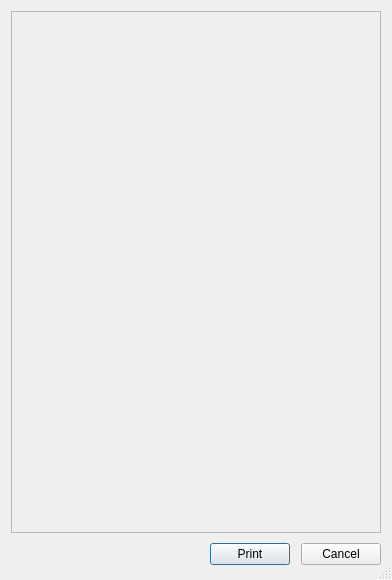
<?xml version="1.0" encoding="UTF-8"?>
<ui version="4.0">
 <class>PrintDialog</class>
 <widget class="QDialog" name="PrintDialog">
  <property name="windowModality">
   <enum>Qt::WindowModality::ApplicationModal</enum>
  </property>
  <property name="geometry">
   <rect>
    <x>0</x>
    <y>0</y>
    <width>392</width>
    <height>580</height>
   </rect>
  </property>
  <property name="windowTitle">
   <string>Print Dialog</string>
  </property>
  <property name="windowIcon">
   <iconset resource="gfx.qrc">
    <normaloff>:/icon/TextSmith2.ico</normaloff>:/icon/TextSmith2.ico</iconset>
  </property>
  <property name="sizeGripEnabled">
   <bool>true</bool>
  </property>
  <property name="modal">
   <bool>true</bool>
  </property>
  <layout class="QVBoxLayout" name="verticalLayout">
   <item>
    <widget class="QFrame" name="previewFrame">
     <property name="frameShape">
      <enum>QFrame::Shape::StyledPanel</enum>
     </property>
     <property name="frameShadow">
      <enum>QFrame::Shadow::Raised</enum>
     </property>
    </widget>
   </item>
   <item>
    <widget class="QFrame" name="frame">
     <property name="maximumSize">
      <size>
       <width>16777215</width>
       <height>30</height>
      </size>
     </property>
     <property name="frameShape">
      <enum>QFrame::Shape::NoFrame</enum>
     </property>
     <property name="frameShadow">
      <enum>QFrame::Shadow::Plain</enum>
     </property>
     <layout class="QHBoxLayout" name="horizontalLayout">
      <property name="leftMargin">
       <number>0</number>
      </property>
      <property name="topMargin">
       <number>0</number>
      </property>
      <property name="rightMargin">
       <number>0</number>
      </property>
      <property name="bottomMargin">
       <number>0</number>
      </property>
      <item>
       <spacer name="horizontalSpacer">
        <property name="orientation">
         <enum>Qt::Orientation::Horizontal</enum>
        </property>
        <property name="sizeHint" stdset="0">
         <size>
          <width>40</width>
          <height>20</height>
         </size>
        </property>
       </spacer>
      </item>
      <item>
       <widget class="QPushButton" name="printPushButton">
        <property name="text">
         <string>Print</string>
        </property>
       </widget>
      </item>
      <item>
       <widget class="QDialogButtonBox" name="buttonBox">
        <property name="maximumSize">
         <size>
          <width>85</width>
          <height>16777215</height>
         </size>
        </property>
        <property name="orientation">
         <enum>Qt::Orientation::Horizontal</enum>
        </property>
        <property name="standardButtons">
         <set>QDialogButtonBox::StandardButton::Cancel</set>
        </property>
       </widget>
      </item>
     </layout>
    </widget>
   </item>
  </layout>
 </widget>
 <resources>
  <include location="gfx.qrc"/>
 </resources>
 <connections>
  <connection>
   <sender>buttonBox</sender>
   <signal>accepted()</signal>
   <receiver>PrintDialog</receiver>
   <slot>accept()</slot>
   <hints>
    <hint type="sourcelabel">
     <x>248</x>
     <y>254</y>
    </hint>
    <hint type="destinationlabel">
     <x>157</x>
     <y>274</y>
    </hint>
   </hints>
  </connection>
  <connection>
   <sender>buttonBox</sender>
   <signal>rejected()</signal>
   <receiver>PrintDialog</receiver>
   <slot>reject()</slot>
   <hints>
    <hint type="sourcelabel">
     <x>316</x>
     <y>260</y>
    </hint>
    <hint type="destinationlabel">
     <x>286</x>
     <y>274</y>
    </hint>
   </hints>
  </connection>
 </connections>
</ui>
